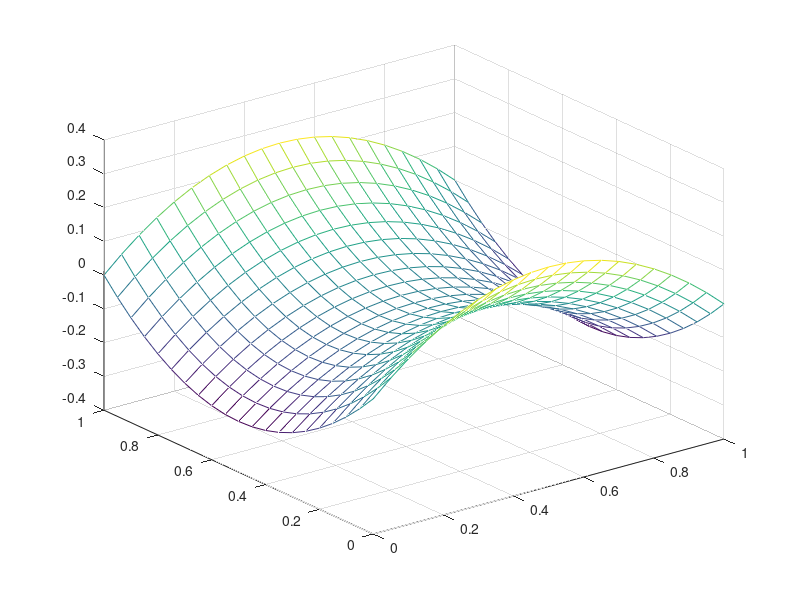

Recreate this plot in MATLAB.
close all;
clear;
clc;

%I think there is a bug in this one as it doens't converge 

%Choose gridsize and residual size
h = 0.05;
max_res = 0.001;

%Choose the border functions
fi1 = @(x) x^2 +2*x +2;
fi2 = @(y) 3*y + 2;
fi3 = @(x) x^2 + 1;
fi4 = @(y) y + 1;

%Choose forcing term and the actual function to compare
g = @(x,y) 2;
u = @(x,y) x^2 + y + 2*x*y +1;

%Setting up
x(1) = 0;
xf = 1;
yf = 1;
n = round((xf - x(1))/h);
x = 0:h:n*h;
y = 0:h:n*h;
z = zeros(length(x),length(y));


sum = 0;

for i = 1:length(x)
    z(i,length(y)) = fi1(x(i));
    z(length(x),i) = fi2(y(i));
    z(i,1) = fi3(x(i));
    z(1,i) = fi4(y(i));
end

%Calculate the average value
total = 4*(n + 1) - 4;
avg = sum/total;

%Set all the inner points as this average value
for i = 2:length(x) - 1
    for j = 2:length(y) - 1
            z(i,j) = avg;
    end
end

while (true)
    r_max = 0;
    for i = 2:length(x) - 1
        for j = 2:length(y) -1
            r = (z(i+1,j) + z(i-1,j) + z(i,j+1) + z(i,j-1) - 4*z(i,j) - (h^2)*g(x(i),y(j)))/4;
            z(i,j) = z(i,j) + r;
            if(abs(r) > r_max)
                r_max = abs(r);
            end
        end
    end
    if(r_max < max_res)
        break;
    end
end

%Calculating the actual values 
[X, Y] = meshgrid(0:h:n*h);
U = X.^2 + Y + 2*X.*Y + 1;

%Plot estimation and actual values
%mesh(x,y,z); hold on; mesh(X,Y,U);

%Plot error
er = z - U; mesh(X,Y,er);